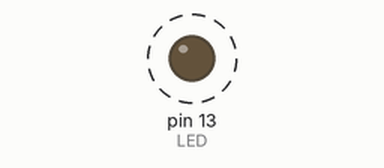
This sketch was run on a simulated Arduino Uno, built with avr-gcc and run on an emulated ATmega328P. On the bench: output pins drawn as LEDs (lit = HIGH). Dashed ring = blinking. What the sketch prints to the serial monitor is not drawn.

Above: at 0.5 s.
Timing chart, 0 to 3.0 s (numbered marks = the images above):
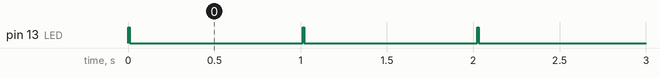

The sketch:

free_running_adc.ino
```cpp
// (licence header left out)
#define ADC4 0x44
#define ADC5 0x45
#define TEMPERATURE 0x48
#define BANDGAP 0x4E
#define GND 0x4F

// ADCSRA
#define FREE_RUNNING_MODE ((1<<ADEN) | (1<<ADSC) | (1<<ADATE) | (1<<ADPS2) | (1<<ADPS1) | (1<<ADPS0))

#define PURPOSE "Test of Free Running ADC"

const byte LED = 13;

word adc_value;

void setADC(byte config)
{
  ADCSRA &= ~(1<<ADEN); // ADC disabled
  ADMUX = config;       // MUX selection
  ADCSRA = FREE_RUNNING_MODE; // start ADC
}

word getADC(void)
{
  return (ADCL | (ADCH << 8));
}

void printResult(void)
{
  digitalWrite(LED, 1); // LED on
  delay(10);
  adc_value = getADC();
  digitalWrite(LED, 0); // LED off
  Serial.print(adc_value, HEX); // output ADC value
  Serial.print("\t");
  Serial.print((float) adc_value*5./1024); // calculate voltage and output
  Serial.println(" V\n");
}

void setup()
{
  pinMode(LED, OUTPUT);
  Serial.begin(19200);
  Serial.println(PURPOSE);
}

void loop()
{
  Serial.println("Bandgap Reference");
  setADC(BANDGAP);
  printResult();
  delay(1000);
  Serial.println("GND");
  setADC(GND);
  printResult();
  delay(1000);
  Serial.println("Temperature");
  setADC(TEMPERATURE);
  printResult();
  delay(1000);
}
```

Measured:
- by itself, pin 13 (LED): alternates HIGH for 0.01 s and LOW for 1.0 s
